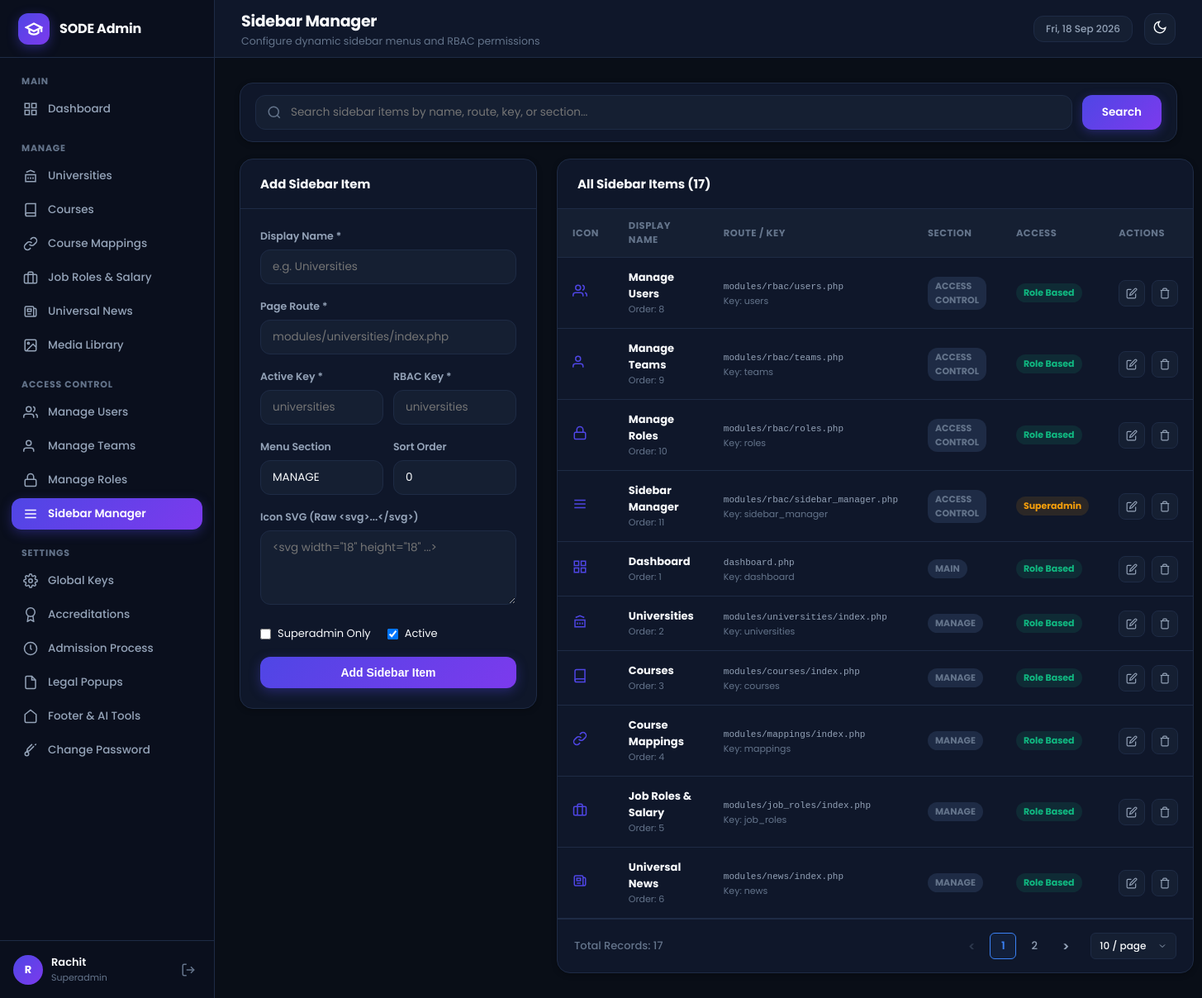
The page /admin/modules/rbac/sidebar_manager.php (signed in) on the database as committed earlier.
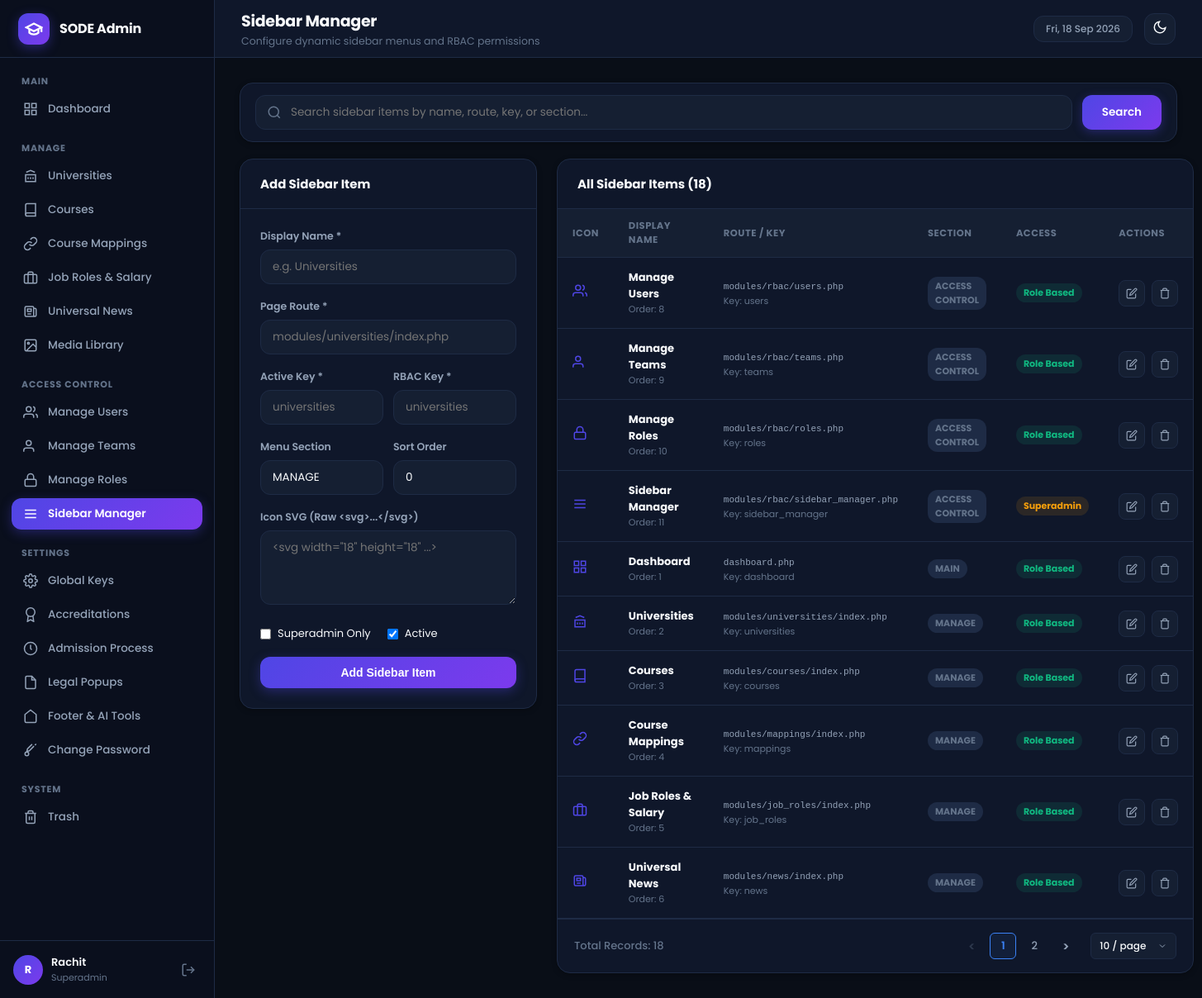
The same page on the database as committed later.
### tables this page shows
CREATE TABLE IF NOT EXISTS `sidebar_items` (
  `id` INT UNSIGNED AUTO_INCREMENT PRIMARY KEY,
  `display_name` VARCHAR(100) NOT NULL,
  `page_route` VARCHAR(255) NOT NULL,
  `sort_order` INT DEFAULT 0,
  `active_page_key` VARCHAR(100) NOT NULL,
  `rbac_module_key` VARCHAR(100) NOT NULL,
  `menu_section` VARCHAR(100) DEFAULT 'Manage',
  `icon_svg` TEXT NULL,
  `is_superadmin_only` TINYINT(1) DEFAULT 0,
  `is_active` TINYINT(1) DEFAULT 1,
  `created_at` TIMESTAMP DEFAULT CURRENT_TIMESTAMP
);

### admin/includes/rbac.php (called while the page is built, shortened)
<?php
function is_superadmin() {
    return !empty($_SESSION['is_superadmin']);
}
    ?>
    <?php
function get_user_sidebar_items() {
    $db = get_db_connection();
    if (is_superadmin()) {
        $stmt = $db->query("SELECT * FROM sidebar_items WHERE is_active = 1 ORDER BY sort_order ASC, id ASC");
        $items = $stmt->fetchAll();
        if (!empty($items)) return $items;
    }
    $role_id = $_SESSION['user_role_id'] ?? 0;
    $stmt = $db->prepare("
        SELECT si.*
        FROM sidebar_items si
        INNER JOIN role_sidebar_access rsa ON si.id = rsa.sidebar_item_id
        WHERE rsa.role_id = :role_id AND si.is_active = 1 AND si.is_superadmin_only = 0
        ORDER BY si.sort_order ASC, si.id ASC
    ");
    $stmt->execute(['role_id' => $role_id]);
    return $stmt->fetchAll();
}

### admin/modules/rbac/sidebar_manager.php (the view, shortened to what the changed rows need)
<?php
$active_page_key = 'sidebar_manager';
$db = get_db_connection();
$search = trim($_GET['q'] ?? '');
$where_sql = "";
$params = [];
$pagination = sode_get_pagination_params(10);
$page = $pagination['page'];
$per_page = $pagination['per_page'];
$offset = $pagination['offset'];
if ($search !== '') {
    $count_stmt = $db->prepare("SELECT COUNT(*) FROM sidebar_items $where_sql");
    $count_stmt->execute($params);
    $total_sidebar_items = (int)$count_stmt->fetchColumn();
} else {
    $total_sidebar_items = (int)$db->query("SELECT COUNT(*) FROM sidebar_items")->fetchColumn();
}
$stmt = $db->prepare("SELECT * FROM sidebar_items $where_sql ORDER BY menu_section ASC, sort_order ASC, id ASC LIMIT :limit OFFSET :offset");
$stmt->bindValue(':limit', $per_page, PDO::PARAM_INT);
$stmt->bindValue(':offset', $offset, PDO::PARAM_INT);
$stmt->execute();
$all_sidebar_items = $stmt->fetchAll();
require_once ADMIN_PATH . '/includes/header.php';
?>
<div class="split-layout">
    <div class="admin-card">
        <div class="card-header">
            <span class="card-title">All Sidebar Items (<?php echo $total_sidebar_items; ?>)</span>
        </div>
        <div class="table-responsive">
            <table class="admin-table">
                <thead>
                    <tr>
                        <th>Icon</th>
                        <th>Display Name</th>
                        <th>Route / Key</th>
                        <th>Section</th>
                        <th>Access</th>
                        <th>Actions</th>
                    </tr>
                </thead>
                <tbody>
                    <?php if (empty($all_sidebar_items)): ?>
                        <tr><td colspan="6" style="text-align:center; padding:32px; color:var(--text-dim);"><?php echo $search !== '' ? 'No sidebar items match your search query "' . htmlspecialchars($search) . '".' : 'No sidebar items configured.'; ?></td></tr>
                    <?php else: ?>
                        <?php foreach ($all_sidebar_items as $it): ?>
                            <tr>
                                <td style="width:30px;">
                                    <?php if (!empty($it['icon_svg'])): ?>
                                        <div style="color:var(--primary);"><?php echo $it['icon_svg']; ?></div>
                                    <?php else: ?>
                                        <span style="color:var(--text-dim);">-</span>
                                    <?php endif; ?>
                                </td>
                                <td>
                                    <strong><?php echo htmlspecialchars($it['display_name']); ?></strong>
                                    <div style="font-size:11px; color:var(--text-dim);">Order: <?php echo $it['sort_order']; ?></div>
                                </td>
                                <td>
                                    <code style="font-size:11px; color:var(--text-muted);"><?php echo htmlspecialchars($it['page_route']); ?></code>
                                    <div style="font-size:11px; color:var(--text-dim);">Key: <?php echo htmlspecialchars($it['rbac_module_key']); ?></div>
                                </td>
                                <td>
                                    <span class="badge badge-muted"><?php echo htmlspecialchars($it['menu_section']); ?></span>
                                </td>
                                <td>
                                    <?php if ($it['is_superadmin_only']): ?>
                                        <span class="badge badge-warning">Superadmin</span>
                                    <?php else: ?>
                                        <span class="badge badge-success">Role Based</span>
                                    <?php endif; ?>
                                </td>
                                <td>
                                    <div class="table-actions">
                                        <a href="<?php echo BASE_URL; ?>/modules/rbac/sidebar_manager.php?edit_id=<?php echo $it['id']; ?>" class="action-btn" title="Edit">
                                            <svg width="14" height="14" viewBox="0 0 24 24" fill="none" stroke="currentColor" stroke-width="2"><path d="M11 4H4a2 2 0 0 0-2 2v14a2 2 0 0 0 2 2h14a2 2 0 0 0 2-2v-7"></path><path d="M18.5 2.5a2.121 2.121 0 0 1 3 3L12 15l-4 1 1-4 9.5-9.5z"></path></svg>
                                        </a>
                                        <form method="POST" action="" class="confirm-delete" style="display:inline;">
                                            <button type="submit" class="action-btn delete-btn" title="Delete">
                                                <svg width="14" height="14" viewBox="0 0 24 24" fill="none" stroke="currentColor" stroke-width="2"><polyline points="3 6 5 6 21 6"></polyline><path d="M19 6v14a2 2 0 0 1-2 2H7a2 2 0 0 1-2-2V6m3 0V4a2 2 0 0 1 2-2h4a2 2 0 0 1 2 2v2"></path></svg>
                                            </button>
                                        </form>
                                    </div>
                                </td>
                            </tr>
                        <?php endforeach; ?>
                    <?php endif; ?>
                </tbody>
            </table>
        </div>
        <?php echo sode_render_pagination($total_sidebar_items, $page, $per_page); ?>
    </div>
</div>
<?php
require_once ADMIN_PATH . '/includes/footer.php';
?>

### admin/includes/sidebar.php (shortened to what the changed rows need)
<?php
$sidebar_items = get_user_sidebar_items();
$grouped_items = [];
foreach ($sidebar_items as $item) {
    $section = !empty($item['menu_section']) ? strtoupper($item['menu_section']) : 'MANAGE';
    $grouped_items[$section][] = $item;
}
$current_page_key = $active_page_key ?? 'dashboard';
?>
<aside class="app-sidebar" id="app-sidebar">
    <nav class="sidebar-nav">
        <?php foreach ($grouped_items as $section_title => $section_items): ?>
            <div class="nav-section">
                <div class="nav-section-title"><?php echo htmlspecialchars($section_title); ?></div>
                <ul class="nav-list">
                    <?php foreach ($section_items as $item):
                        $is_active = ($current_page_key === $item['active_page_key']);
                        $route = (strpos($item['page_route'], 'http') === 0) ? $item['page_route'] : BASE_URL . '/' . ltrim($item['page_route'], '/');
                    ?>
                        <li class="nav-item <?php echo $is_active ? 'active' : ''; ?>">
                            <a href="<?php echo htmlspecialchars($route); ?>">
                                <?php if (!empty($item['icon_svg'])): ?>
                                    <?php echo $item['icon_svg']; ?>
                                <?php else: ?>
                                    <svg width="18" height="18" viewBox="0 0 24 24" fill="none" stroke="currentColor" stroke-width="2"><circle cx="12" cy="12" r="4"></circle></svg>
                                <?php endif; ?>
                                <span><?php echo htmlspecialchars($item['display_name']); ?></span>
                            </a>
                        </li>
                    <?php endforeach; ?>
                </ul>
            </div>
        <?php endforeach; ?>
    </nav>
</aside>

### admin/includes/helpers.php (shortened to what the changed rows need)
<?php
if (!function_exists('sode_get_pagination_params')) {
    function sode_get_pagination_params($default_per_page = 10, $allowed = [10, 25, 50, 100], $page_key = 'page', $per_page_key = 'per_page') {
        $page = isset($_GET[$page_key]) ? (int)$_GET[$page_key] : 1;
        $per_page = isset($_GET[$per_page_key]) ? (int)$_GET[$per_page_key] : $default_per_page;
        $offset = ($page - 1) * $per_page;
        return [
            'page'     => $page,
            'per_page' => $per_page,
            'offset'   => $offset
        ];
    }
}
if (!function_exists('sode_render_pagination')) {
    function sode_render_pagination($total_records, $current_page, $per_page, $allowed = [10, 25, 50, 100], $page_key = 'page', $per_page_key = 'per_page') {
        $total_records = max(0, (int)$total_records);
        $per_page = max(1, (int)$per_page);
        $total_pages = max(1, (int)ceil($total_records / $per_page));
        $current_page = max(1, min((int)$current_page, $total_pages));
        $queryParams = $_GET ?? [];
        $buildUrl = function($p, $pp = null) use ($queryParams, $page_key, $per_page_key, $per_page) {
            $params = $queryParams;
            $params[$page_key] = $p;
            $params[$per_page_key] = ($pp !== null) ? $pp : $per_page;
            return '?' . http_build_query($params);
        };
        $pages = [];
        if ($total_pages <= 7) {
            for ($i = 1; $i <= $total_pages; $i++) {
                $pages[] = $i;
            }
        }
        ?>
        <div class="sode-pagination-bar">
            <div class="sode-pagination-left">
                <span class="sode-pagination-total">Total Records: <?php echo number_format($total_records); ?></span>
            </div>
            <div class="sode-pagination-right">
                <?php if ($current_page > 1): ?>
                    <a href="<?php echo htmlspecialchars($buildUrl($current_page - 1)); ?>" class="sode-page-link sode-page-nav" title="Previous Page">&lt;</a>
                <?php else: ?>
                    <span class="sode-page-link sode-page-nav disabled">&lt;</span>
                <?php endif; ?>
                <?php foreach ($pages as $p): ?>
                    <?php if ($p === '...'): ?>
                        <span class="sode-page-ellipsis">&hellip;</span>
                    <?php elseif ($p == $current_page): ?>
                        <span class="sode-page-link active"><?php echo $p; ?></span>
                    <?php else: ?>
                        <a href="<?php echo htmlspecialchars($buildUrl($p)); ?>" class="sode-page-link"><?php echo $p; ?></a>
                    <?php endif; ?>
                <?php endforeach; ?>
                <?php if ($current_page < $total_pages): ?>
                    <a href="<?php echo htmlspecialchars($buildUrl($current_page + 1)); ?>" class="sode-page-link sode-page-nav" title="Next Page">&gt;</a>
                <?php else: ?>
                    <span class="sode-page-link sode-page-nav disabled">&gt;</span>
                <?php endif; ?>
                <div class="sode-per-page-wrap">
                    <select class="sode-per-page-select" onchange="window.location.href=this.value;" title="Records per page">
                    </select>
                </div>
            </div>
        </div>
        <?php
        return ob_get_clean();
    }
}

Rows that differ between the two databases and show on the page:
added sidebar_items: display_name "Trash", shown under "SYSTEM"
Other text that changed with them:
$total_sidebar_items: "17" → "18"
$total_records: "17" → "18"
new list line: "SYSTEM"
